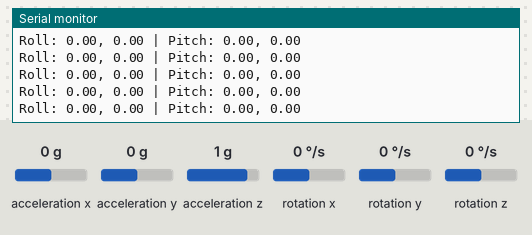
Bench run of a sketch on a simulated Arduino Nano 33 BLE. Shown: the last lines printed to the serial monitor. Inputs (shaded band) come from the test bench; at power-on: acceleration z 1 g, acceleration x 0 g, acceleration y 0 g, rotation x 0 °/s, rotation y 0 °/s, rotation z 0 °/s.

Above: at 1.2 s.
1.3 s: acceleration z set to 0 g
At 1.34 s:
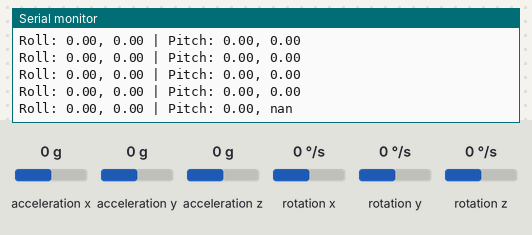
3.2 s: acceleration x set to -1.4 g
At 3.24 s:
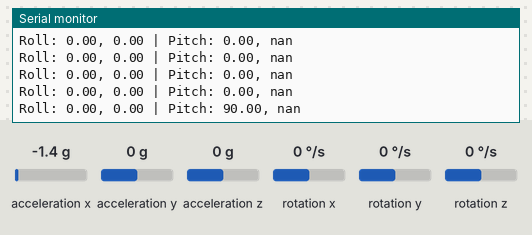
4.7 s: acceleration y set to -1.4 g
At 4.72 s:
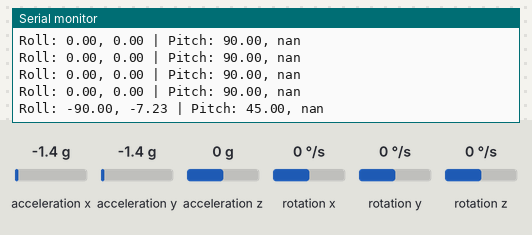
6.2 s: rotation x set to -192 °/s
At 6.2 s:
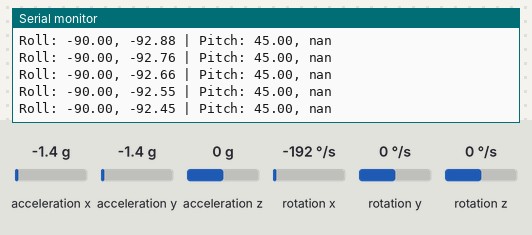
Timing chart, 0 to 8.7 s (numbered marks = the images above; inputs shaded):
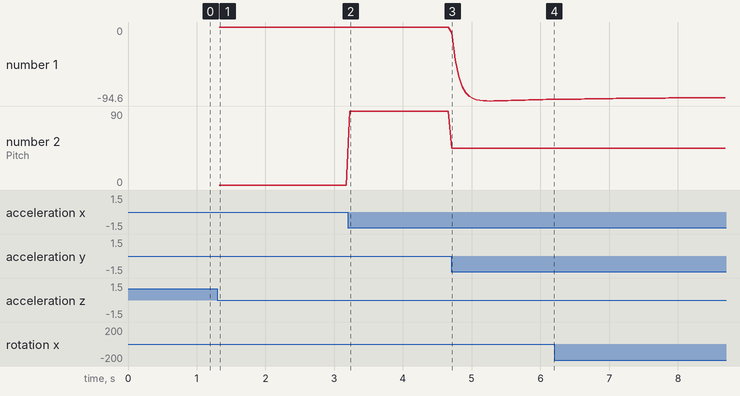

Measured:
- after the input at 1.3 s, the serial monitor: prints a new line at once (image 1)
- after the input at 3.2 s, the serial monitor: prints a new line at once (image 2)
- after the input at 4.7 s, the serial monitor: prints a new line at once (image 3)
- plotted number 1: 0 → -92.45 after the input at 4.7 s
- plotted number 2: 0 → 90 after the input at 3.2 s, 90 → 45 after the input at 4.7 s

The sketch:

Kalman_Filter_IMU.ino
```cpp
#include <Arduino_LSM9DS1.h>
#include <math.h>

struct Kalman {
  float Q_angle;
  float Q_bias;
  float R_measure;

  float angle;
  float bias;
  float rate;
  float P[2][2];
};

void initKalman(Kalman &kf) {
  kf.Q_angle = 0.005f;  // faster correction
  kf.Q_bias = 0.003f;
  kf.R_measure = 0.02f;  // trust accel more

  kf.angle = 0.0f;
  kf.bias = 0.0f;
  kf.P[0][0] = kf.P[0][1] = kf.P[1][0] = kf.P[1][1] = 0.0f;
}

float getAngle(Kalman &kf, float newAngle, float newRate, float dt) {
  kf.rate = newRate - kf.bias;
  kf.angle += dt * kf.rate;

  kf.P[0][0] += dt * (dt * kf.P[1][1] - kf.P[0][1] - kf.P[1][0] + kf.Q_angle);
  kf.P[0][1] -= dt * kf.P[1][1];
  kf.P[1][0] -= dt * kf.P[1][1];
  kf.P[1][1] += kf.Q_bias * dt;

  float y = newAngle - kf.angle;
  float S = kf.P[0][0] + kf.R_measure;
  float K0 = kf.P[0][0] / S;
  float K1 = kf.P[1][0] / S;

  kf.angle += K0 * y;
  kf.bias += K1 * y;

  float P00_temp = kf.P[0][0];
  float P01_temp = kf.P[0][1];

  kf.P[0][0] -= K0 * P00_temp;
  kf.P[0][1] -= K0 * P01_temp;
  kf.P[1][0] -= K1 * P00_temp;
  kf.P[1][1] -= K1 * P01_temp;

  return kf.angle;
}

Kalman kalmanPitch, kalmanRoll;
unsigned long lastTime;

void setup() {
  Serial.begin(115200);
  while (!Serial)
    ;

  if (!IMU.begin()) {
    Serial.println("Failed to initialize IMU!");
    while (1)
      ;
  }

  initKalman(kalmanPitch);
  initKalman(kalmanRoll);

  lastTime = micros();
}

void loop() {
  float ax, ay, az;
  float gx, gy, gz;

  if (IMU.accelerationAvailable() && IMU.gyroscopeAvailable()) {
    IMU.readAcceleration(ax, ay, az);
    IMU.readGyroscope(gx, gy, gz);

    // Convert raw accel to angles
    float rollAcc = atan2(ay, az) * 180.0 / PI;
    float pitchAcc = atan(-ax / sqrt(ay * ay + az * az)) * 180.0 / PI;

    // Gyro in rad/s
    gx = gx * PI / 180.0;
    gy = gy * PI / 180.0;

    // Delta time
    unsigned long now = micros();
    float dt = (now - lastTime) / 1000000.0f;
    lastTime = now;

    // Kalman filter update
    float pitch = getAngle(kalmanPitch, pitchAcc, gy, dt);
    float roll = getAngle(kalmanRoll, rollAcc, gx, dt);

    // Compute roll and pitch from accelerometer
    float raw_roll  = atan2(ay, az) * 180 / PI;
    float raw_pitch = atan2(-ax, sqrt(ay * ay + az * az)) * 180 / PI;

    // Print at 20 Hz with short format
    static unsigned long lastPrint = 0;
    if (millis() - lastPrint > 50) {
      Serial.print("Roll: ");
      Serial.print(raw_roll);
      Serial.print(", ");
      Serial.print(roll);
      Serial.print(" | Pitch: ");
      Serial.print(raw_pitch);
      Serial.print(", ");
      Serial.println(pitch);
      lastPrint = millis();
    }
  }
}
```
